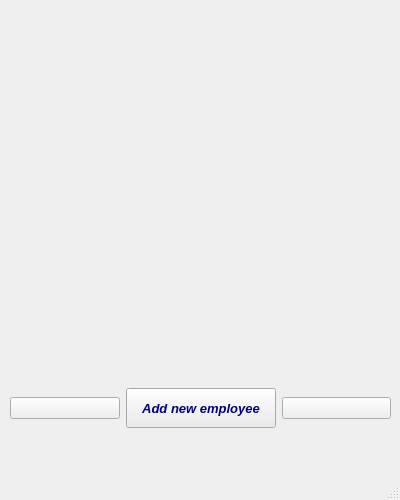
<?xml version="1.0" encoding="UTF-8"?>
<ui version="4.0">
 <class>employList</class>
 <widget class="QMainWindow" name="employList">
  <property name="geometry">
   <rect>
    <x>0</x>
    <y>0</y>
    <width>400</width>
    <height>500</height>
   </rect>
  </property>
  <property name="mouseTracking">
   <bool>false</bool>
  </property>
  <property name="windowTitle">
   <string>List of employees</string>
  </property>
  <property name="styleSheet">
   <string notr="true">align-items: end;</string>
  </property>
  <widget class="QWidget" name="centralwidget">
   <widget class="QWidget" name="gridLayoutWidget">
    <property name="geometry">
     <rect>
      <x>10</x>
      <y>388</y>
      <width>381</width>
      <height>81</height>
     </rect>
    </property>
    <layout class="QGridLayout" name="gridLayout1">
     <item row="0" column="1">
      <widget class="QPushButton" name="add_btn">
       <property name="enabled">
        <bool>true</bool>
       </property>
       <property name="sizePolicy">
        <sizepolicy hsizetype="Minimum" vsizetype="Minimum">
         <horstretch>0</horstretch>
         <verstretch>0</verstretch>
        </sizepolicy>
       </property>
       <property name="minimumSize">
        <size>
         <width>150</width>
         <height>40</height>
        </size>
       </property>
       <property name="baseSize">
        <size>
         <width>0</width>
         <height>0</height>
        </size>
       </property>
       <property name="font">
        <font>
         <pointsize>10</pointsize>
         <italic>true</italic>
         <bold>true</bold>
        </font>
       </property>
       <property name="styleSheet">
        <string notr="true">color: rgb(0, 0, 127);
background-color: rgb(235, 235, 235);
border-color: rgb(235, 235, 235);

</string>
       </property>
       <property name="text">
        <string>Add new employee</string>
       </property>
       <property name="iconSize">
        <size>
         <width>20</width>
         <height>20</height>
        </size>
       </property>
      </widget>
     </item>
     <item row="0" column="2">
      <widget class="QPushButton" name="next_btn">
       <property name="font">
        <font>
         <bold>true</bold>
        </font>
       </property>
       <property name="styleSheet">
        <string notr="true"/>
       </property>
       <property name="text">
        <string/>
       </property>
      </widget>
     </item>
     <item row="0" column="0">
      <widget class="QPushButton" name="prev_btn">
       <property name="font">
        <font>
         <bold>true</bold>
        </font>
       </property>
       <property name="styleSheet">
        <string notr="true"/>
       </property>
       <property name="text">
        <string/>
       </property>
      </widget>
     </item>
     <item row="1" column="1">
      <widget class="QLabel" name="page_lbl">
       <property name="font">
        <font>
         <italic>true</italic>
         <bold>true</bold>
        </font>
       </property>
       <property name="styleSheet">
        <string notr="true">color: rgb(85, 170, 0);</string>
       </property>
       <property name="text">
        <string/>
       </property>
       <property name="alignment">
        <set>Qt::AlignCenter</set>
       </property>
      </widget>
     </item>
    </layout>
   </widget>
   <widget class="QWidget" name="gridLayoutWidget_2">
    <property name="geometry">
     <rect>
      <x>10</x>
      <y>10</y>
      <width>381</width>
      <height>371</height>
     </rect>
    </property>
    <layout class="QGridLayout" name="gridLayout"/>
   </widget>
  </widget>
  <widget class="QMenuBar" name="menubar">
   <property name="geometry">
    <rect>
     <x>0</x>
     <y>0</y>
     <width>400</width>
     <height>22</height>
    </rect>
   </property>
  </widget>
  <widget class="QStatusBar" name="statusbar"/>
 </widget>
 <resources/>
 <connections/>
</ui>
